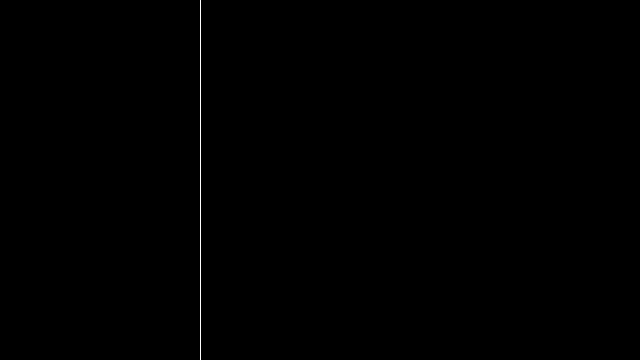
Frame 1 (no input)
Frame 60 (the mouse pressed at the canvas centre just before this capture): identical to frame 1, image omitted
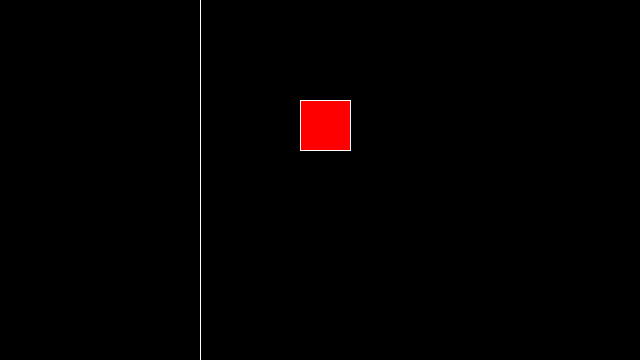
Frame 120 (the mouse held since frame 60 and released just before this capture)

The Processing sketch that drew these frames (run headless with seeded random() and noise(); from frame 60 on, the mouse is pressed at the canvas centre):

// Processing sketch: if_else_box
// ── if_else_box.pde
void setup() {
  size(640, 360);
}

void draw() {
  background(0);

  if (mouseX > 200) {
   fill(255,0,0);
   rect(300,100,50,50);
  } else if (mouseX > 100) {
    fill(0,255,0);
    rect(300,300,50,50);
  }

  stroke(255);
  line(200, 0, 200, height);
  
  line(200, 0, 200, height);

}
